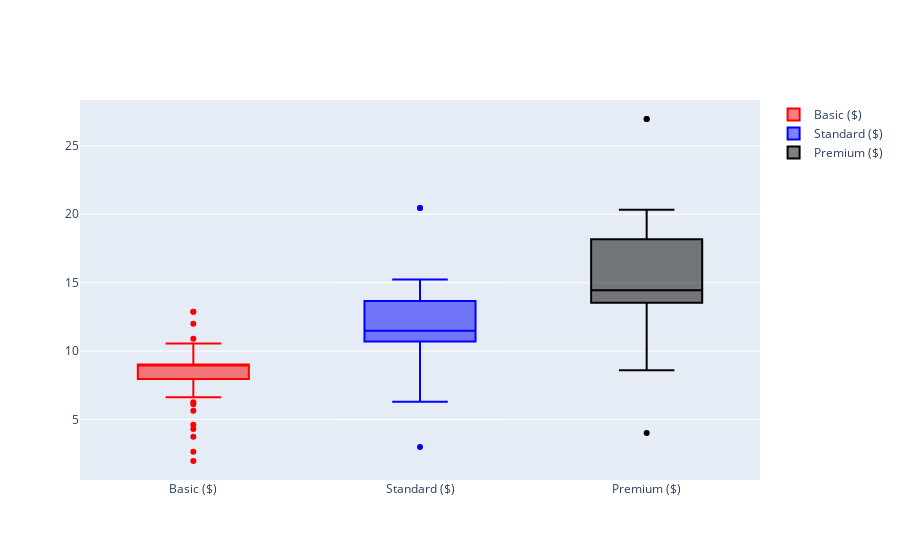

The notebook cell saved with this chart:
### Markdown cell above
# 6 Comparing Price According to Account Type in Plotly Box Plot

### Code cell
import plotly.graph_objects as go

fig = go.Figure()

fig.add_trace(go.Box(
    y=df['Basic ($)'],
    name='Basic ($)',
    marker_color='red',
     
))
fig.add_trace(go.Box(
    y=df['Standard ($)'],
    name='Standard ($)',
    marker_color='blue',
    
))
fig.add_trace(go.Box(
    y=df['Premium ($)'],
    name='Premium ($)',
    marker_color='black',
    
))
